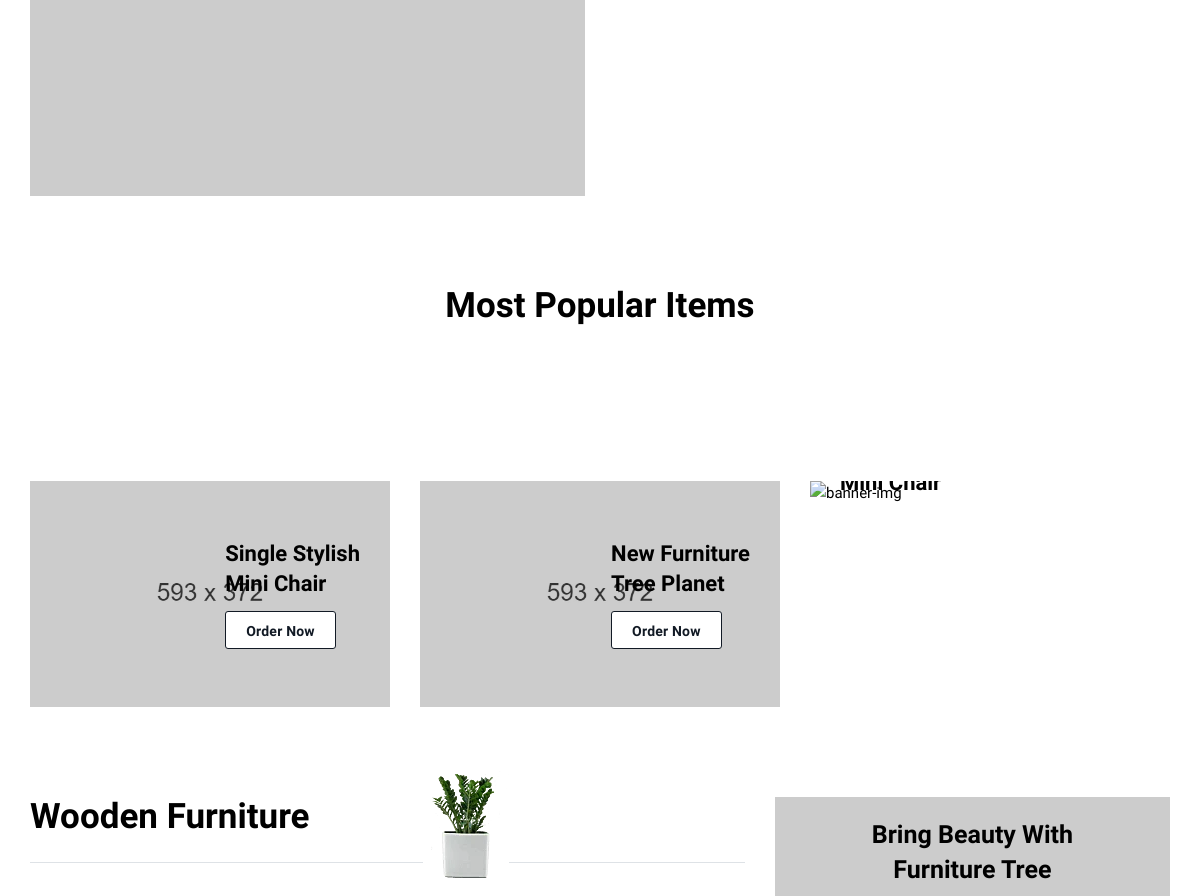
/ (middle part), run on an earlier commit of the app's database.
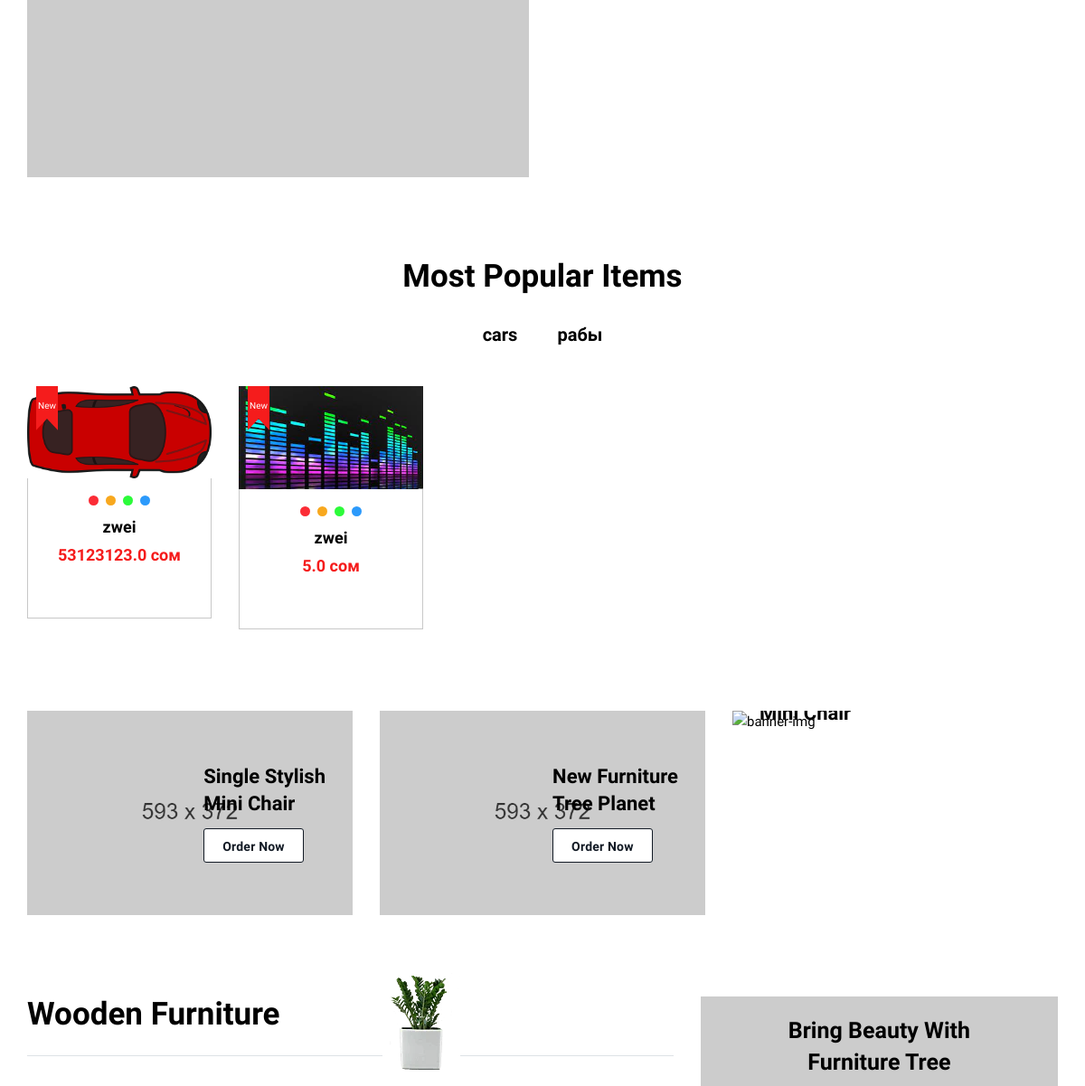
And on a later commit of the database.
### app/models.py (models this page shows, shortened)
class Category( Model):
    name = CharField(max_length=250)
    image = ImageField(null=True, blank=True)
    description = CharField(max_length=250)

class Products(Model):
    name =  CharField(max_length=250)
    description =  CharField(max_length=250)
    image =  ImageField()
    price =  FloatField()
    color =  CharField(max_length=250)
    weight =  FloatField()
    barcode =  CharField(max_length=250)
    categoryObject =  ForeignKey(Category, on_delete= CASCADE)
    brandObject =  ForeignKey(Brands, on_delete= CASCADE)
    created_at = DateTimeField(default=timezone.now,null=True)

### app/views.py (the view)
# urls.py: path('',Index.as_view(),name='index'),
class Index(TemplateView):
    template_name = 'index.html'
    def get_context_data(self, **kwargs):
        context = super().get_context_data(**kwargs)
        context["category_data"] = {}
        categories = Category.objects.all()[:6]
        for category in categories:
            products = Products.objects.filter(categoryObject=category)[:10]
            context["category_data"][category] = products
        return context

### app/templates/index.html (shortened to what the changed rows need)
{% extends 'base.html' %}
{% load static %}
{% block content %}
    <main class="main__content_wrapper">
        <section class="product__section section--padding pt-0">
            <div class="container-fluid">
                <div class="section__heading text-center mb-30">
                    <h2 class="section__heading--maintitle">Most Popular Items</h2>
                </div>
                <ul class="product__tab--btn d-flex justify-content-center mb-50">
                    {% for item in category_data %}
                        <li class="product__tab--btn__list  {% if item == category.0 %}active{% endif %}" data-toggle="tab" data-target="#{{item.name}}">{{item.name}} </li>
                    {% endfor %}
                </ul>
                <div class="tab_content">
                    {% for category,products in category_data.items %}
                    <div id="{{category.name}}" class="tab_pane{% if forloop.first %}active show{%endif%}">
                        <div class="product__section--inner">
                            <div class="row row-cols-xl-5 row-cols-lg-4 row-cols-md-3 row-cols-2 mb--n30">
                                {% for product in products %}
                                <div class="col mb-30">
                                    <div class="product__items ">
                                        <div class="product__items--thumbnail">
                                            <a class="product__items--link" href="{% url 'productdetails' product.id %}">
                                                <img class="product__items--img product__primary--img" src="{{product.image.url}}" alt="product-img">
                                            </a>
                                            <div class="product__badge">
                                                <span class="product__badge--items sale">New</span>
                                            </div>
                                        </div>
                                        <div class="product__items--content text-center">
                                            <div class="product__items--color">
                                                <ul class="product__items--color__wrapper d-flex justify-content-center">
                                                    <li class="product__items--color__list"><a class="product__items--color__link one" href="javascript:void(0)"><span class="visually-hidden">Color 1</span></a></li>
                                                    <li class="product__items--color__list"><a class="product__items--color__link two" href="javascript:void(0)"><span class="visually-hidden">Color 2</span></a></li>
                                                    <li class="product__items--color__list"><a class="product__items--color__link three" href="javascript:void(0)"><span class="visually-hidden">Color 3</span></a></li>
                                                    <li class="product__items--color__list"><a class="product__items--color__link four" href="javascript:void(0)"><span class="visually-hidden">Color 3</span></a></li>
                                                </ul>
                                            </div>
                                            <h3 class="product__items--content__title h4"><a href="{% url 'productdetails' product.id%}">{{product.name}}</a></h3>
                                            <div class="product__items--price">
                                                <span class="current__price">{{product.price}} cом</span>
                                            </div>
                                        </div>
                                    </div>
                                </div>
                                {% endfor %}
                            </div>
                        </div>
                    </div>
                    {% endfor %}
                </div>
            </div>
        </section>
        <section class="banner__section section--padding pt-0">
            <div class="container-fluid">
                <div class="row row-cols-lg-3 row-cols-md-2 row-cols-sm-2 row-cols-1 mb--n28">
                    <div class="col mb-28">
                        <div class="banner__items">
                            <a class="banner__items--thumbnail position__relative" href="shop.html"><img class="banner__items--thumbnail__img" src='{% static 'assets/img/banner/banner6.webp' %}' ^}" alt="banner-img">
                                <div class="banner__items--content__style2 right">
                                    <h2 class="banner__items--content__style2--title">Single Stylish <br>
                                        Mini Chair </h2>
                                </div>
                            </a>
                        </div>
                    </div>
                    <div class="col mb-28">
                        <div class="banner__items">
                            <a class="banner__items--thumbnail position__relative" href="shop.html"><img class="banner__items--thumbnail__img" src='{% static 'assets/img/banner/banner7.webp' %}' ^}" alt="banner-img">
                                <div class="banner__items--content__style2 right">
                                    <h2 class="banner__items--content__style2--title">New Furniture <br>
                                        Tree Planet </h2>
                                </div>
                            </a>
                        </div>
                    </div>
                    <div class="col mb-28">
                        <div class="banner__items">
                            <a class="banner__items--thumbnail position__relative" href="shop.html"><img class="banner__items--thumbnail__img" src="{% static 'assets/img/banner/banner8.webp' %}' ^}" alt="banner-img">
                                <div class="banner__items--content__style2">
                                    <h2 class="banner__items--content__style2--title">Single Stylish <br>
                                        Mini Chair </h2>
                                </div>
                            </a>
                        </div>
                    </div>
                </div>
            </div>
        </section>
        <section class="product__section section--padding pt-0">
            <div class="container-fluid">
                <div class="row">
                    <div class="col-xl-8 col-12 product__col--width__8">
                        <div class="product__section--wrapper">
                            <div class="section__heading style2 position__relative border-bottom mb-35">
                                <h2 class="section__heading--maintitle">Wooden Furniture</h2>
                            </div>
                        </div>
                    </div>
                    <div class="col-xl-4 offset-xl-0 col-lg-6 offset-lg-3 col-md-8  product__col--width__4">
                        <div class="deals__banner--thumbnail">
                            <a class="deals__banner--thumbnail__link display-block position__relative" href="shop.html">
                                <div class="deals__banner--content text-center">
                                    <h2 class="deals__banner--content__maintitle h3">Bring Beauty With <br>
                                        Furniture Tree </h2>
                                </div>
                            </a>
                        </div>
                    </div>
                </div>
            </div>
        </section>
    </main>
{% endblock %}

What changed in the data, as far as the page shows it:
added Category: name "cars"
added Category: name "рабы", shown under "Most Popular Items"
added Products: image (picture), name "zwei", price "53123123.0"
added Products: image (picture), name "zwei", price "5.0"
